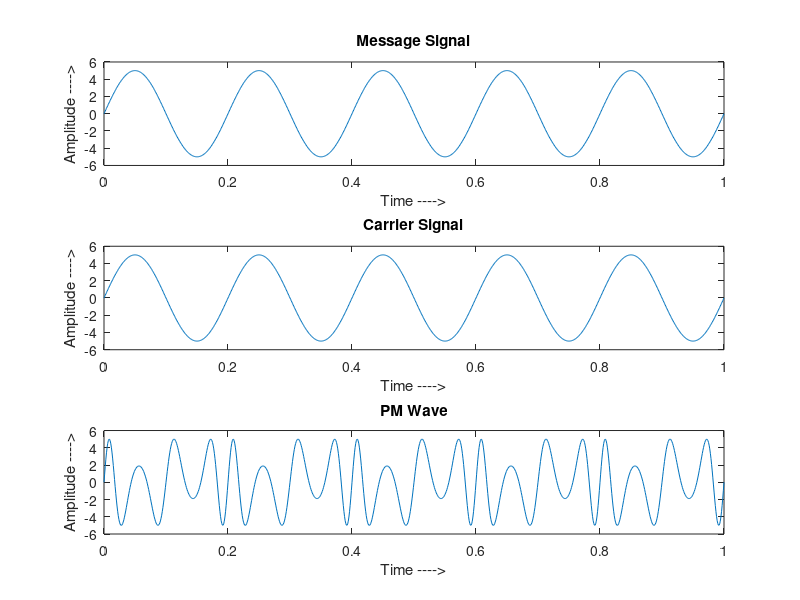

This chart was generated by the following MATLAB code:
%Taking Input
%======================================================
vm = input('Enter the amplitude of message signal = ');
vc = input('Enter the amplitude of carrier signal = ');
fm = input('Enter the message frequency = ');
fc = input('Enter the carrier frequency = ');
m = input('Enter modulation index = ');
%======================================================

%Time Interval
t = 0:0.001:1;

%Message Signal 
sm = vm*sin(2*pi*fm*t);
subplot(3,1,1);
plot(t,sm);
xlabel('Time ---->');
ylabel('Amplitude ---->');
title('Message Signal');

%Carrier Signal
sc = vc*sin(2*pi*fc*t);
subplot(3,1,2);
plot(t,sc);
xlabel('Time ---->');
ylabel('Amplitude ---->');
title('Carrier Signal');

%Phase Modulated Signal
y = vc*sin(2*pi*fc*t+m.*sin(2*pi*fm*t));
subplot(3,1,3);
plot(t,y);
xlabel('Time ---->');
ylabel('Amplitude ---->');
title('PM Wave');